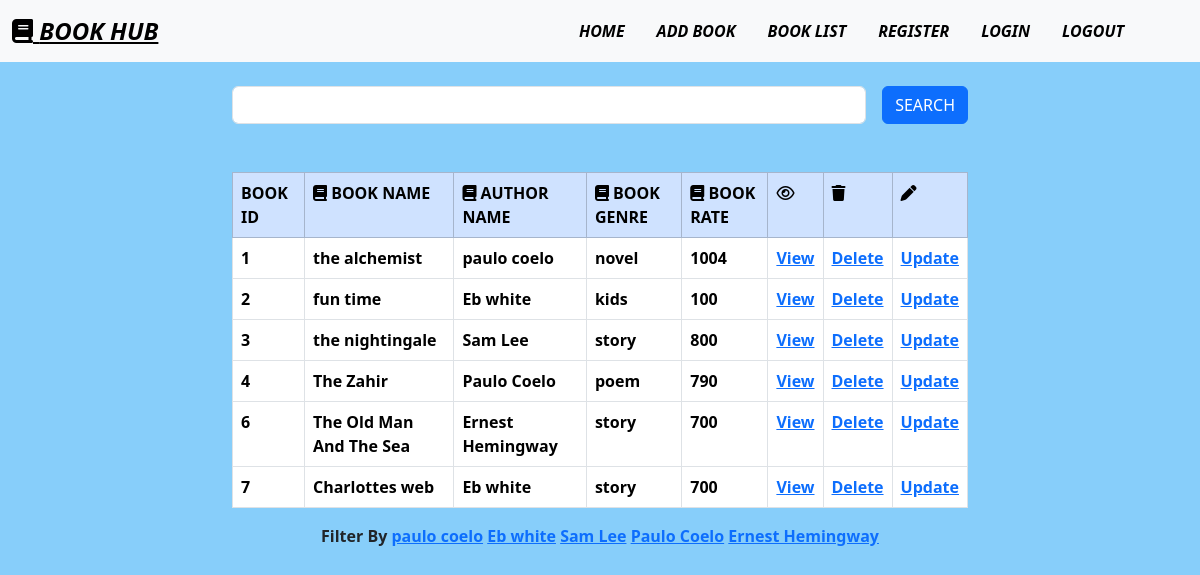
Page /books/all (signed in) on the committed database.
### myapp/models.py (models this page shows, shortened)
class Books(models.Model):
    bk_name=models.CharField(max_length=200)
    bk_author=models.CharField(max_length=200)
    bk_genre=models.CharField(max_length=200)
    bk_rate=models.PositiveIntegerField()
    bk_image=models.ImageField(upload_to="images",null=True,blank=True)

### myapp/views.py (the view, shortened to what this page needs)
# urls.py: path("books/all",views.BookListView.as_view(),name="booklist"),
@method_decorator(signin_required,name="dispatch")
class BookListView(View):
    def get(self,request,*args,**kwargs):
            qs=Books.objects.all()
            authors=Books.objects.all().values_list("bk_author",flat=True).distinct()
            print(authors)
            if "bk_author" in request.GET:
                author=request.GET.get("bk_author")
                qs=qs.filter(bk_author__iexact=author)
            return render(request,"booklist.html",{"data":qs,"authors":authors})

### myapp/views.py (called while the page is built)
def signin_required(fn):
    def wrapper(request,*args,**kwargs):
        if not request.user.is_authenticated:
            messages.error(request,"Invalid")
            return redirect("signin")
        else:
            return fn(request,*args,**kwargs)
    return wrapper

### myapp/templates/booklist.html (shortened to what this page needs)
{%extends 'home.html'%}
{%block body_block%}
<link href="https://cdn.jsdelivr.net/npm/bootstrap@5.3.2/dist/css/bootstrap.min.css" rel="stylesheet">
<link rel="stylesheet" href="https://cdnjs.cloudflare.com/ajax/libs/font-awesome/6.4.2/css/all.min.css">
<div class="container">
    <div class="row">
        <div class="col-2"></div>
        <div class="col-8">
            <form action="" method="post">
                <div class="d-flex mt-4 ">
                    <input type="text" name="box" class="form-control me-3">
                    <button type="submit" class="btn btn-primary ">SEARCH</button>
                </div>
            </form>
        </div>
        <div class="col-2"></div>
    </div>
    <div class="row">
        <div class="col-2"></div>
        <div class="col-8">
            <table class="table table-bordered mt-5">
                <tr class="table-primary">
                    <td class="fw-bold ">BOOK ID</td>
                    <td class="fw-bold "><i class="fa-solid fa-book" style="color: black;"></i> BOOK NAME</td>
                    <td class="fw-bold "><i class="fa-solid fa-book" style="color: black;"></i> AUTHOR NAME</td>
                    <td class="fw-bold "><i class="fa-solid fa-book" style="color: black;"></i> BOOK GENRE</td>
                    <td class="fw-bold "><i class="fa-solid fa-book" style="color: black;"></i> BOOK RATE</td>
                    <td><i class="fa-regular fa-eye" style="color: black;"></i></td>
                    <td><i class="fa-solid fa-trash" style="color: black;"></i></td>
                    <td><i class="fa-solid fa-pen" style="color: black;"></i></td>
                </tr>
                {%for bk in data%}
                    <tr class="fw-semibold">
                        <td>{{bk.id}}</td>
                        <td>{{bk.bk_name}}</td>
                        <td>{{bk.bk_author}}</td>
                        <td>{{bk.bk_genre}}</td>
                        <td>{{bk.bk_rate}}</td>
                        <td>
                            <a href="{%url 'bookdetail' bk.id%}">View</a>
                        </td>
                        <td>
                            <a href="{%url 'bookdelete' bk.id%}">Delete</a>
                        </td>
                        <td>
                            <a href="{%url 'bookedit' bk.id%}">Update</a>
                        </td>
                    </tr>
                {%endfor%}
            </table>
        </div>
        <div class="col-2"></div>
    </div>
    <div class="text-center fw-semibold">
        Filter By
        {%for auth in authors%}
            <a href="{%url 'booklist'%}?bk_author={{auth}}">{{auth}}</a>
        {%endfor%}
    </div>
</div>
{%endblock%}

### myapp/templates/home.html (shortened to what this page needs)
<!DOCTYPE html>
<html lang="en">
<head>
    <link href="https://cdn.jsdelivr.net/npm/bootstrap@5.3.2/dist/css/bootstrap.min.css" rel="stylesheet">
</head>
<body>
    <nav class="navbar navbar-expand-lg bg-light">
        <div class="container-fluid me-5 fst-italic fs-6">
          <a class="navbar-brand fw-bolder fs-4 text-decoration-underline" href="#"><i class="fa-solid fa-book" style="color: black;"></i>  BOOK HUB</a>
          <div class="collapse navbar-collapse fw-semibold justify-content-end" id="navbarSupportedContent">
            <ul class="nav justify-content-end">
              <li class="nav-item">
                <a class="nav-link active text-black" aria-current="page" href="{%url 'index'%}">HOME</a>
              </li>
              <li class="nav-item">
                <a class="nav-link active text-black" aria-current="page" href="{%url 'bookadd'%}">ADD BOOK</a>
              </li>
              <li class="nav-item">
                <a class="nav-link active text-black" aria-current="page" href="{%url 'booklist'%}">BOOK LIST</a>
              </li>
              <li class="nav-item">
                <a class="nav-link active text-black" aria-current="page" href="{%url 'signup'%}">REGISTER</a>
              </li>
              <li class="nav-item">
                <a class="nav-link active text-black" aria-current="page" href="{%url 'signin'%}">LOGIN</a>
              </li>
              <li class="nav-item">
                <a class="nav-link active text-black" aria-current="page" href="{%url 'signin'%}">LOGOUT</a>
              </li>
            </ul>
          </div>
        </div>
    </nav>
    {%block body_block%}
    {%endblock%}
</body>
</html>

### myapp/templates/booklist.html (style rules this page uses)
body { height: 100vh; background-color:lightskyblue; }

### rows in the picture
Books: id "1", bk_name "the alchemist", bk_author "paulo coelo", bk_genre "novel", bk_rate "1004"
Books: id "2", bk_name "fun time", bk_author "Eb white", bk_genre "kids", bk_rate "100"
Books: id "3", bk_name "the nightingale", bk_author "Sam Lee", bk_genre "story", bk_rate "800"
Books: id "4", bk_name "The Zahir", bk_author "Paulo Coelo", bk_genre "poem", bk_rate "790"
Books: id "6", bk_name "The Old Man And The Sea", bk_author "Ernest Hemingway", bk_genre "story", bk_rate "700"
Books: id "7", bk_name "Charlottes web", bk_author "Eb white", bk_genre "story", bk_rate "700"

### other values in the picture
{{ auth }} "paulo coelo" "Eb white" "Sam Lee" "Paulo Coelo" "Ernest Hemingway"
